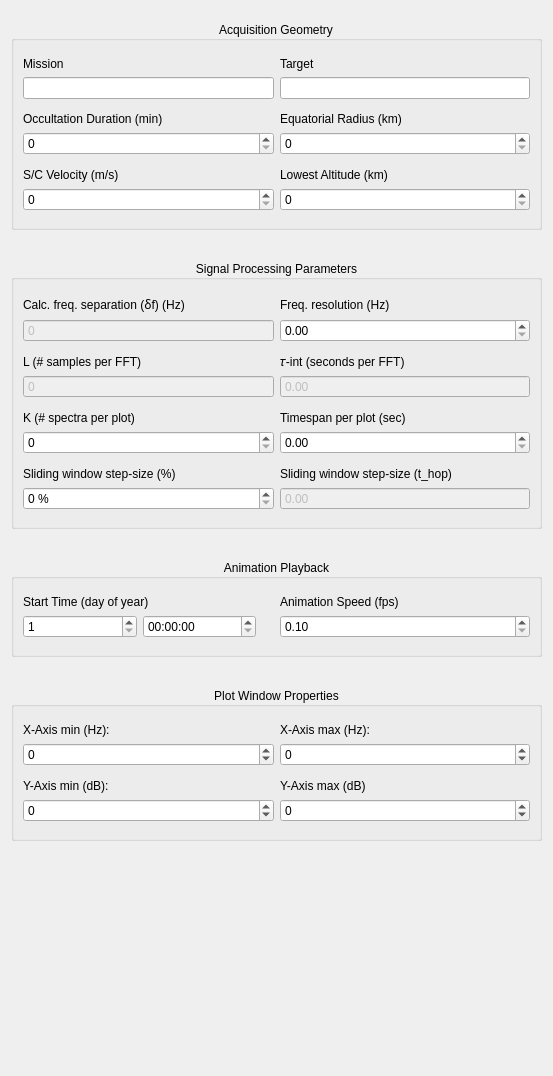
              <widget class="QWidget" name="scrollAreaWidgetContents">
               <property name="geometry">
                <rect>
                 <x>0</x>
                 <y>-465</y>
                 <width>553</width>
                 <height>1076</height>
                </rect>
               </property>
               <layout class="QVBoxLayout" name="verticalLayout_3">
                <item>
                 <layout class="QVBoxLayout" name="verticalLayout">
                  <property name="spacing">
                   <number>30</number>
                  </property>
                  <property name="topMargin">
                   <number>10</number>
                  </property>
                  <property name="bottomMargin">
                   <number>22</number>
                  </property>
                  <item>
                   <widget class="QGroupBox" name="group_aq_geometry">
                    <property name="title">
                     <string>Acquisition Geometry</string>
                    </property>
                    <property name="alignment">
                     <set>Qt::AlignCenter</set>
                    </property>
                    <layout class="QGridLayout" name="gridLayout_3">
                     <property name="topMargin">
                      <number>16</number>
                     </property>
                     <property name="bottomMargin">
                      <number>16</number>
                     </property>
                     <item row="1" column="0">
                      <widget class="QLabel" name="lbl_mission">
                       <property name="text">
                        <string>Mission</string>
                       </property>
                      </widget>
                     </item>
                     <item row="9" column="1">
                      <widget class="QLabel" name="lbl_lowest_alt">
                       <property name="text">
                        <string>Lowest Altitude (km)</string>
                       </property>
                      </widget>
                     </item>
                     <item row="7" column="1">
                      <widget class="QDoubleSpinBox" name="spin_eq_radius">
                       <property name="decimals">
                        <number>0</number>
                       </property>
                       <property name="maximum">
                        <double>100000.000000000000000</double>
                       </property>
                      </widget>
                     </item>
                     <item row="7" column="0">
                      <widget class="QDoubleSpinBox" name="spin_occ_duration">
                       <property name="decimals">
                        <number>0</number>
                       </property>
                       <property name="maximum">
                        <double>1000.000000000000000</double>
                       </property>
                      </widget>
                     </item>
                     <item row="9" column="0">
                      <widget class="QLabel" name="lbl_sc_veolcity">
                       <property name="text">
                        <string>S/C Velocity (m/s)</string>
                       </property>
                      </widget>
                     </item>
                     <item row="10" column="1">
                      <widget class="QDoubleSpinBox" name="spin_lowest_alt">
                       <property name="decimals">
                        <number>0</number>
                       </property>
                       <property name="maximum">
                        <double>10000.000000000000000</double>
                       </property>
                      </widget>
                     </item>
                     <item row="6" column="1">
                      <widget class="QLabel" name="lbl_eq_radius">
                       <property name="text">
                        <string>Equatorial Radius (km)</string>
                       </property>
                      </widget>
                     </item>
                     <item row="8" column="0">
                      <spacer name="verticalSpacer_8">
                       <property name="orientation">
                        <enum>Qt::Vertical</enum>
                       </property>
                       <property name="sizeType">
                        <enum>QSizePolicy::Fixed</enum>
                       </property>
                       <property name="sizeHint" stdset="0">
                        <size>
                         <width>20</width>
                         <height>7</height>
                        </size>
                       </property>
                      </spacer>
                     </item>
                     <item row="10" column="0">
                      <widget class="QDoubleSpinBox" name="spin_sc_velocity">
                       <property name="decimals">
                        <number>0</number>
                       </property>
                       <property name="maximum">
                        <double>10000.000000000000000</double>
                       </property>
                      </widget>
                     </item>
                     <item row="5" column="0">
                      <spacer name="verticalSpacer_7">
                       <property name="orientation">
                        <enum>Qt::Vertical</enum>
                       </property>
                       <property name="sizeType">
                        <enum>QSizePolicy::Fixed</enum>
                       </property>
                       <property name="sizeHint" stdset="0">
                        <size>
                         <width>20</width>
                         <height>7</height>
                        </size>
                       </property>
                      </spacer>
                     </item>
                     <item row="6" column="0">
                      <widget class="QLabel" name="lbl_occ_duration">
                       <property name="text">
                        <string>Occultation Duration (min)</string>
                       </property>
                      </widget>
                     </item>
                     <item row="2" column="0">
                      <widget class="QLineEdit" name="line_edit_mission">
                       <property name="readOnly">
                        <bool>true</bool>
                       </property>
                      </widget>
                     </item>
                     <item row="1" column="1">
                      <widget class="QLabel" name="lbl_target">
                       <property name="text">
                        <string>Target</string>
                       </property>
                      </widget>
                     </item>
                     <item row="2" column="1">
                      <widget class="QLineEdit" name="line_edit_target">
                       <property name="readOnly">
                        <bool>true</bool>
                       </property>
                      </widget>
                     </item>
                    </layout>
                   </widget>
                  </item>
                  <item>
                   <widget class="QGroupBox" name="group_radio_analysis">
                    <property name="title">
                     <string>Signal Processing Parameters</string>
                    </property>
                    <property name="alignment">
                     <set>Qt::AlignCenter</set>
                    </property>
                    <layout class="QGridLayout" name="gridLayout_4">
                     <property name="topMargin">
                      <number>16</number>
                     </property>
                     <property name="bottomMargin">
                      <number>16</number>
                     </property>
                     <item row="4" column="0">
                      <widget class="QDoubleSpinBox" name="spin_l_win">
                       <property name="enabled">
                        <bool>false</bool>
                       </property>
                       <property name="buttonSymbols">
                        <enum>QAbstractSpinBox::NoButtons</enum>
                       </property>
                       <property name="decimals">
                        <number>0</number>
                       </property>
                       <property name="maximum">
                        <double>1000000.000000000000000</double>
                       </property>
                      </widget>
                     </item>
                     <item row="4" column="1">
                      <widget class="QDoubleSpinBox" name="spin_t_int">
                       <property name="enabled">
                        <bool>false</bool>
                       </property>
                       <property name="buttonSymbols">
                        <enum>QAbstractSpinBox::NoButtons</enum>
                       </property>
                       <property name="decimals">
                        <number>2</number>
                       </property>
                       <property name="maximum">
                        <double>1000.000000000000000</double>
                       </property>
                      </widget>
                     </item>
                     <item row="7" column="1">
                      <widget class="QDoubleSpinBox" name="spin_timespan">
                       <property name="maximum">
                        <double>1000.000000000000000</double>
                       </property>
                      </widget>
                     </item>
                     <item row="7" column="0">
                      <widget class="QDoubleSpinBox" name="spin_k_spec">
                       <property name="enabled">
                        <bool>true</bool>
                       </property>
                       <property name="decimals">
                        <number>0</number>
                       </property>
                       <property name="maximum">
                        <double>1000.000000000000000</double>
                       </property>
                      </widget>
                     </item>
                     <item row="0" column="1">
                      <widget class="QLabel" name="lbl_freq_res">
                       <property name="text">
                        <string>Freq. resolution (Hz)</string>
                       </property>
                      </widget>
                     </item>
                     <item row="6" column="0">
                      <widget class="QLabel" name="lbl_k_spec">
                       <property name="text">
                        <string>K (# spectra per plot)</string>
                       </property>
                      </widget>
                     </item>
                     <item row="1" column="0">
                      <widget class="QDoubleSpinBox" name="spin_freq_separation">
                       <property name="enabled">
                        <bool>false</bool>
                       </property>
                       <property name="buttonSymbols">
                        <enum>QAbstractSpinBox::NoButtons</enum>
                       </property>
                       <property name="decimals">
                        <number>0</number>
                       </property>
                       <property name="maximum">
                        <double>1000.000000000000000</double>
                       </property>
                      </widget>
                     </item>
                     <item row="9" column="1">
                      <widget class="QLabel" name="lbl_t_hop">
                       <property name="text">
                        <string>Sliding window step-size (t_hop)</string>
                       </property>
                      </widget>
                     </item>
                     <item row="10" column="1">
                      <widget class="QDoubleSpinBox" name="spin_t_hop">
                       <property name="enabled">
                        <bool>false</bool>
                       </property>
                       <property name="buttonSymbols">
                        <enum>QAbstractSpinBox::NoButtons</enum>
                       </property>
                       <property name="maximum">
                        <double>1000.000000000000000</double>
                       </property>
                      </widget>
                     </item>
                     <item row="3" column="0">
                      <widget class="QLabel" name="lbl_l_win">
                       <property name="text">
                        <string>L (# samples per FFT)</string>
                       </property>
                      </widget>
                     </item>
                     <item row="3" column="1">
                      <widget class="QLabel" name="lbl_t_int">
                       <property name="text">
                        <string>𝜏-int (seconds per FFT)</string>
                       </property>
                      </widget>
                     </item>
                     <item row="1" column="1">
                      <widget class="QDoubleSpinBox" name="spin_freq_res">
                       <property name="enabled">
                        <bool>true</bool>
                       </property>
                       <property name="decimals">
                        <number>2</number>
                       </property>
                       <property name="maximum">
                        <double>1000.000000000000000</double>
                       </property>
                       <property name="singleStep">
                        <double>0.010000000000000</double>
                       </property>
                      </widget>
                     </item>
                     <item row="0" column="0">
                      <widget class="QLabel" name="lbl_freq_separation">
                       <property name="text">
                        <string>Calc. freq. separation (ẟf) (Hz)</string>
                       </property>
                      </widget>
                     </item>
                     <item row="6" column="1">
                      <widget class="QLabel" name="lbl_timespan">
                       <property name="text">
                        <string>Timespan per plot (sec)</string>
                       </property>
                      </widget>
                     </item>
                     <item row="9" column="0">
                      <widget class="QLabel" name="lbl_moving_overlap">
                       <property name="text">
                        <string>Sliding window step-size (%)</string>
                       </property>
                      </widget>
                     </item>
                     <item row="10" column="0">
                      <widget class="QDoubleSpinBox" name="spin_moving_overlap">
                       <property name="enabled">
                        <bool>true</bool>
                       </property>
                       <property name="suffix">
                        <string> %</string>
                       </property>
                       <property name="decimals">
                        <number>0</number>
                       </property>
                      </widget>
                     </item>
                     <item row="2" column="0">
                      <spacer name="verticalSpacer_9">
                       <property name="orientation">
                        <enum>Qt::Vertical</enum>
                       </property>
                       <property name="sizeType">
                        <enum>QSizePolicy::Fixed</enum>
                       </property>
                       <property name="sizeHint" stdset="0">
                        <size>
                         <width>20</width>
                         <height>7</height>
                        </size>
                       </property>
                      </spacer>
                     </item>
                     <item row="5" column="0">
                      <spacer name="verticalSpacer_10">
                       <property name="orientation">
                        <enum>Qt::Vertical</enum>
                       </property>
                       <property name="sizeType">
                        <enum>QSizePolicy::Fixed</enum>
                       </property>
                       <property name="sizeHint" stdset="0">
                        <size>
                         <width>20</width>
                         <height>7</height>
                        </size>
                       </property>
                      </spacer>
                     </item>
                     <item row="8" column="0">
                      <spacer name="verticalSpacer_11">
                       <property name="orientation">
                        <enum>Qt::Vertical</enum>
                       </property>
                       <property name="sizeType">
                        <enum>QSizePolicy::Fixed</enum>
                       </property>
                       <property name="sizeHint" stdset="0">
                        <size>
                         <width>20</width>
                         <height>7</height>
                        </size>
                       </property>
                      </spacer>
                     </item>
                    </layout>
                   </widget>
                  </item>
                  <item>
                   <widget class="QGroupBox" name="group_ani_playback">
                    <property name="title">
                     <string>Animation Playback</string>
                    </property>
                    <property name="alignment">
                     <set>Qt::AlignCenter</set>
                    </property>
                    <layout class="QGridLayout" name="gridLayout_2">
                     <property name="topMargin">
                      <number>16</number>
                     </property>
                     <property name="bottomMargin">
                      <number>16</number>
                     </property>
                     <item row="1" column="1">
                      <widget class="QDoubleSpinBox" name="spin_ani_speed">
                       <property name="decimals">
                        <number>2</number>
                       </property>
                       <property name="minimum">
                        <double>0.100000000000000</double>
                       </property>
                       <property name="maximum">
                        <double>5.000000000000000</double>
                       </property>
                       <property name="singleStep">
                        <double>0.500000000000000</double>
                       </property>
                      </widget>
                     </item>
                     <item row="0" column="0">
                      <widget class="QLabel" name="lbl_start_sec">
                       <property name="text">
                        <string>Start Time (day of year)</string>
                       </property>
                      </widget>
                     </item>
                     <item row="0" column="1">
                      <widget class="QLabel" name="lbl_ani_speed">
                       <property name="text">
                        <string>Animation Speed (fps)</string>
                       </property>
                      </widget>
                     </item>
                     <item row="1" column="0">
                      <layout class="QHBoxLayout" name="horizontalLayout_5">
                       <property name="rightMargin">
                        <number>18</number>
                       </property>
                       <item>
                        <widget class="QSpinBox" name="spin_doy">
                         <property name="minimum">
                          <number>1</number>
                         </property>
                         <property name="maximum">
                          <number>365</number>
                         </property>
                        </widget>
                       </item>
                       <item>
                        <widget class="QDateTimeEdit" name="dateTimeEdit">
                         <property name="displayFormat">
                          <string>hh:mm:ss</string>
                         </property>
                        </widget>
                       </item>
                      </layout>
                     </item>
                    </layout>
                   </widget>
                  </item>
                  <item>
                   <widget class="QGroupBox" name="group_wind_props">
                    <property name="title">
                     <string>Plot Window Properties</string>
                    </property>
                    <property name="alignment">
                     <set>Qt::AlignCenter</set>
                    </property>
                    <layout class="QGridLayout" name="gridLayout_5">
                     <property name="topMargin">
                      <number>16</number>
                     </property>
                     <property name="bottomMargin">
                      <number>16</number>
                     </property>
                     <item row="0" column="1">
                      <widget class="QLabel" name="lbl_xmax">
                       <property name="text">
                        <string>X-Axis max (Hz):</string>
                       </property>
                      </widget>
                     </item>
                     <item row="4" column="1">
                      <widget class="QDoubleSpinBox" name="spin_ymax">
                       <property name="decimals">
                        <number>0</number>
                       </property>
                       <property name="minimum">
                        <double>-1000.000000000000000</double>
                       </property>
                       <property name="maximum">
                        <double>1000.000000000000000</double>
                       </property>
                      </widget>
                     </item>
                     <item row="3" column="1">
                      <widget class="QLabel" name="lbl_ymax">
                       <property name="text">
                        <string>Y-Axis max (dB)</string>
                       </property>
                      </widget>
                     </item>
                     <item row="4" column="0">
                      <widget class="QDoubleSpinBox" name="spin_ymin">
                       <property name="decimals">
                        <number>0</number>
                       </property>
                       <property name="minimum">
                        <double>-1000.000000000000000</double>
                       </property>
                       <property name="maximum">
                        <double>1000.000000000000000</double>
                       </property>
                      </widget>
                     </item>
                     <item row="0" column="0">
                      <widget class="QLabel" name="lbl_xmin">
                       <property name="text">
                        <string>X-Axis min (Hz):</string>
                       </property>
                      </widget>
                     </item>
                     <item row="1" column="1">
                      <widget class="QDoubleSpinBox" name="spin_xmax">
                       <property name="decimals">
                        <number>0</number>
                       </property>
                       <property name="minimum">
                        <double>-10000.000000000000000</double>
                       </property>
                       <property name="maximum">
                        <double>10000.000000000000000</double>
                       </property>
                      </widget>
                     </item>
                     <item row="3" column="0">
                      <widget class="QLabel" name="lbl_ymin">
                       <property name="text">
                        <string>Y-Axis min (dB):</string>
                       </property>
                      </widget>
                     </item>
                     <item row="1" column="0">
                      <widget class="QDoubleSpinBox" name="spin_xmin">
                       <property name="decimals">
                        <number>0</number>
                       </property>
                       <property name="minimum">
                        <double>-10000.000000000000000</double>
                       </property>
                       <property name="maximum">
                        <double>10000.000000000000000</double>
                       </property>
                      </widget>
                     </item>
                     <item row="2" column="0">
                      <spacer name="verticalSpacer_12">
                       <property name="orientation">
                        <enum>Qt::Vertical</enum>
                       </property>
                       <property name="sizeType">
                        <enum>QSizePolicy::Fixed</enum>
                       </property>
                       <property name="sizeHint" stdset="0">
                        <size>
                         <width>20</width>
                         <height>7</height>
                        </size>
                       </property>
                      </spacer>
                     </item>
                    </layout>
                   </widget>
                  </item>
                  <item>
                   <spacer name="verticalSpacer_4">
                    <property name="orientation">
                     <enum>Qt::Vertical</enum>
                    </property>
                    <property name="sizeHint" stdset="0">
                     <size>
                      <width>20</width>
                      <height>10</height>
                     </size>
                    </property>
                   </spacer>
                  </item>
                 </layout>
                </item>
               </layout>
              </widget>
